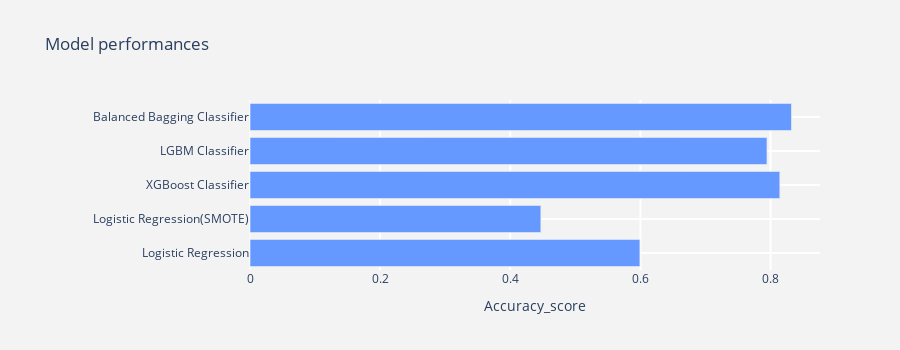

The notebook cell this image was saved under:
### Markdown cell above
## <a id='3.1'>3.1. Comparación de Métricas</a>

Se efectúa la comparación de las métricas alcanzadas.

### Code cell
def output_tracer(metric,color) :
    tracer = go.Bar(y = model_performances["Model"] ,
                    x = model_performances[metric],
                    orientation = "h",name = metric ,
                    marker = dict(line = dict(width =.7),
                                  color = color)
                   )
    return tracer

layout = go.Layout(dict(title = "Model performances",
                        plot_bgcolor  = "rgb(243,243,243)",
                        paper_bgcolor = "rgb(243,243,243)",
                        xaxis = dict(gridcolor = 'rgb(255, 255, 255)',
                                     title = "Accuracy_score",
                                     zerolinewidth=1,
                                     ticklen=5,gridwidth=2),
                        yaxis = dict(gridcolor = 'rgb(255, 255, 255)',
                                     zerolinewidth=1,ticklen=5,gridwidth=2),
                        margin = dict(l = 250),
                        height = 350
                       )
                  )


trace1  = output_tracer("Accuracy_score","#6699FF")
#trace2  = output_tracer('Recall_score',"red")
#trace3  = output_tracer('Precision',"#33CC99")
#trace4  = output_tracer('f1_score',"lightgrey")
#trace5  = output_tracer('Kappa_metric',"#FFCC99")

#data = [trace1,trace2,trace3,trace4,trace5]
data = [trace1]
fig = go.Figure(data=data,layout=layout)
py.iplot(fig)

### Figure 1 — Plotly figure (JSON) as saved in the notebook; plotly's stock layout.template omitted (floating-point values rounded to 4 significant figures)
{"data": [{"marker": {"color": "#6699FF", "line": {"width": 0.7}}, "name": "Accuracy_score", "orientation": "h", "type": "bar", "x": [0.5992, 0.447, 0.8142, 0.7945, 0.8321], "y": ["Logistic Regression", "Logistic Regression(SMOTE)", "XGBoost Classifier", "LGBM Classifier", "Balanced Bagging Classifier"]}], "layout": {"height": 350, "margin": {"l": 250}, "paper_bgcolor": "rgb(243,243,243)", "plot_bgcolor": "rgb(243,243,243)", "title": {"text": "Model performances"}, "xaxis": {"gridcolor": "rgb(255, 255, 255)", "gridwidth": 2, "ticklen": 5, "title": {"text": "Accuracy_score"}, "zerolinewidth": 1}, "yaxis": {"gridcolor": "rgb(255, 255, 255)", "gridwidth": 2, "ticklen": 5, "zerolinewidth": 1}}}
